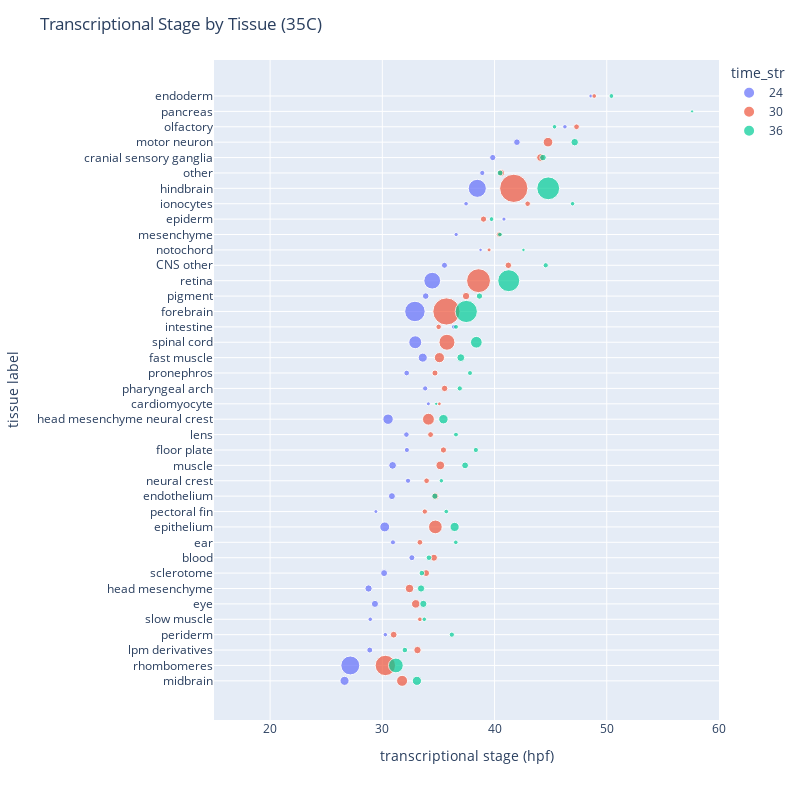

Source (notebook cell):
### Markdown cell above
**Plot tissue stage for each temperature cohort, faceted by experimental time**

### Code cell
temp_vec = np.unique(tissue_stage_df_full["temp"])
tissue_stage_df_full["time_str"] = tissue_stage_df_full["timepoint"].astype(str)

for plot_temp in temp_vec:
    fig = px.scatter(tissue_stage_df_full.loc[tissue_stage_df_full["temp"]==plot_temp, :], x="nn_time_mean", 
                     y="tissue", color="time_str", size="n_cells_plot")
    fig.update_layout(width=800, height=800) 
    fig.update_layout(
        xaxis=dict(range=[15, 60]),
        title=f"Transcriptional Stage by Tissue ({plot_temp}C)"
    )

    fig.update_layout(
        yaxis_title="tissue label",
        xaxis_title="transcriptional stage (hpf)"
    )
    fig.write_image(fig_folder + f"tissue_stages_{plot_temp}C.png", scale=2)
    fig.write_html(fig_folder + f"tissue_stages_{plot_temp}C.html")

fig.show()

### Figure 1 — Plotly figure (JSON) as saved in the notebook; plotly's stock layout.template omitted (floating-point values rounded to 4 significant figures)
{"data": [{"hovertemplate": "time_str=24<br>nn_time_mean=%{x}<br>tissue=%{y}<br>n_cells_plot=%{marker.size}<extra></extra>", "legendgroup": "24", "marker": {"color": "#636efa", "size": [46.88, 204, 20.38, 11.43, 11.75, 28.88, 29.75, 27.5, 20.5, 14.62, 56, 8.75, 27.5, 15.5, 34.25, 15.14, 17.43, 61.88, 9, 15.38, 18.62, 46.62, 94.88, 13.38, 238.6, 24.57, 160, 20.62, 7, 10.38, 9.875, 11.88, 186.1, 15.62, 22.25, 25.12, 11.38, 5, 9.143], "sizemode": "area", "sizeref": 1.137, "symbol": "circle"}, "mode": "markers", "name": "24", "orientation": "h", "showlegend": true, "type": "scatter", "x": [26.63, 27.15, 28.88, 30.27, 28.92, 29.34, 28.77, 30.16, 32.63, 30.95, 30.21, 29.43, 30.85, 32.29, 30.91, 32.19, 32.15, 30.51, 34.1, 33.82, 32.17, 33.6, 32.93, 36.37, 32.9, 33.87, 34.44, 35.54, 38.75, 36.58, 40.84, 37.46, 38.46, 38.91, 39.84, 41.99, 46.27, null, 48.58], "xaxis": "x", "y": ["midbrain", "rhombomeres", "lpm derivatives", "periderm", "slow muscle", "eye", "head mesenchyme", "sclerotome", "blood", "ear", "epithelium", "pectoral fin", "endothelium", "neural crest", "muscle", "floor plate", "lens", "head mesenchyme neural crest", "cardiomyocyte", "pharyngeal arch", "pronephros", "fast muscle", "spinal cord", "intestine", "forebrain", "pigment", "retina", "CNS other", "notochord", "mesenchyme", "epiderm", "ionocytes", "hindbrain", "other", "cranial sensory ganglia", "motor neuron", "olfactory", "pancreas", "endoderm"], "yaxis": "y"}, {"hovertemplate": "time_str=30<br>nn_time_mean=%{x}<br>tissue=%{y}<br>n_cells_plot=%{marker.size}<extra></extra>", "legendgroup": "30", "marker": {"color": "#EF553B", "size": [69.12, 236.6, 31.25, 26.12, 12.88, 41.38, 40.38, 27, 28.38, 18.62, 106.4, 16.12, 28.62, 18.25, 42.88, 21.88, 19.25, 80.38, 8.5, 23.75, 21, 58.62, 144.8, 17.12, 421, 31.25, 324.8, 24.12, 9.25, 18, 22, 17.5, 455, 27.62, 35, 53, 18.75, 5, 12.5], "sizemode": "area", "sizeref": 1.137, "symbol": "circle"}, "mode": "markers", "name": "30", "orientation": "h", "showlegend": true, "type": "scatter", "x": [31.76, 30.27, 33.13, 31.01, 33.35, 32.98, 32.42, 33.9, 34.6, 33.35, 34.73, 33.78, 34.73, 33.94, 35.16, 35.45, 34.3, 34.11, 35.08, 35.55, 34.69, 35.09, 35.76, 35.02, 35.71, 37.46, 38.57, 41.23, 39.51, 40.4, 39.02, 42.95, 41.71, 40.59, 44.1, 44.76, 47.31, null, 48.88], "xaxis": "x", "y": ["midbrain", "rhombomeres", "lpm derivatives", "periderm", "slow muscle", "eye", "head mesenchyme", "sclerotome", "blood", "ear", "epithelium", "pectoral fin", "endothelium", "neural crest", "muscle", "floor plate", "lens", "head mesenchyme neural crest", "cardiomyocyte", "pharyngeal arch", "pronephros", "fast muscle", "spinal cord", "intestine", "forebrain", "pigment", "retina", "CNS other", "notochord", "mesenchyme", "epiderm", "ionocytes", "hindbrain", "other", "cranial sensory ganglia", "motor neuron", "olfactory", "pancreas", "endoderm"], "yaxis": "y"}, {"hovertemplate": "time_str=36<br>nn_time_mean=%{x}<br>tissue=%{y}<br>n_cells_plot=%{marker.size}<extra></extra>", "legendgroup": "36", "marker": {"color": "#00cc96", "size": [47.88, 123.9, 17.62, 15.5, 11.75, 29.88, 30.25, 17.62, 17.88, 12.12, 48, 12.25, 21.62, 11.38, 26.25, 15.5, 13.25, 50.75, 6.167, 15.62, 14.38, 34.75, 78, 13.62, 280.5, 22.75, 274.2, 15.62, 6.833, 12.86, 13, 11.75, 296.2, 19.75, 25, 32.12, 11.75, 6, 13.12], "sizemode": "area", "sizeref": 1.137, "symbol": "circle"}, "mode": "markers", "name": "36", "orientation": "h", "showlegend": true, "type": "scatter", "x": [33.08, 31.21, 32.01, 36.19, 33.74, 33.65, 33.45, 33.52, 34.16, 36.55, 36.44, 35.7, 34.68, 35.26, 37.37, 38.33, 36.56, 35.44, 34.8, 36.9, 37.81, 36.99, 38.38, 36.56, 37.48, 38.65, 41.26, 44.56, 42.57, 40.48, 39.73, 46.95, 44.78, 40.49, 44.31, 47.14, 45.34, 57.6, 50.42], "xaxis": "x", "y": ["midbrain", "rhombomeres", "lpm derivatives", "periderm", "slow muscle", "eye", "head mesenchyme", "sclerotome", "blood", "ear", "epithelium", "pectoral fin", "endothelium", "neural crest", "muscle", "floor plate", "lens", "head mesenchyme neural crest", "cardiomyocyte", "pharyngeal arch", "pronephros", "fast muscle", "spinal cord", "intestine", "forebrain", "pigment", "retina", "CNS other", "notochord", "mesenchyme", "epiderm", "ionocytes", "hindbrain", "other", "cranial sensory ganglia", "motor neuron", "olfactory", "pancreas", "endoderm"], "yaxis": "y"}], "layout": {"height": 800, "legend": {"itemsizing": "constant", "title": {"text": "time_str"}, "tracegroupgap": 0}, "margin": {"t": 60}, "title": {"text": "Transcriptional Stage by Tissue (35C)"}, "width": 800, "xaxis": {"anchor": "y", "domain": [0, 1], "range": [15, 60], "title": {"text": "transcriptional stage (hpf)"}, "type": "linear"}, "yaxis": {"anchor": "x", "autorange": true, "domain": [0, 1], "range": [-2.545, 40.34], "title": {"text": "tissue label"}, "type": "category"}}}
